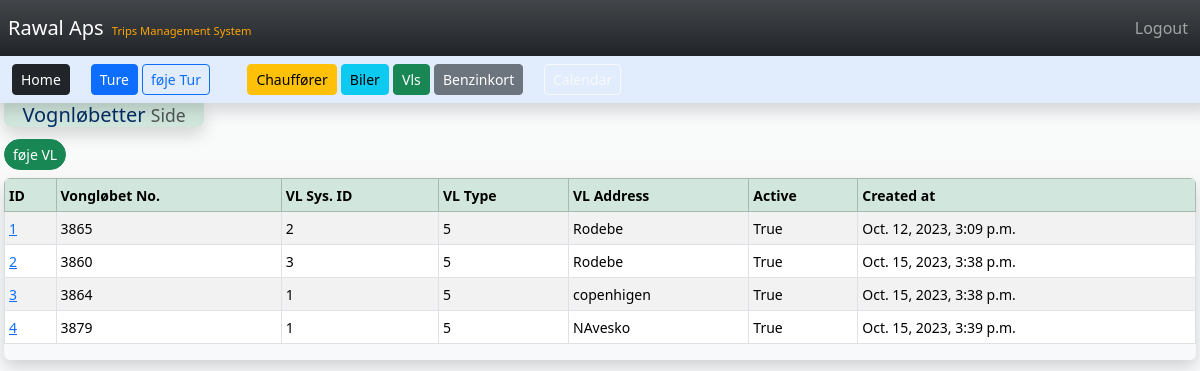
The app's page /vls/ (signed in) with its own data.
### TMS/models.py (models this page shows, shortened)
class VL(models.Model):
	vlnr = models.CharField(max_length=8)
	TYPE_CHOICES = [
		("1", "1"),
		("2", "2"),
		("3", "3"),
		("4", "4"),
		("5", "5"),
		("6", "6"),
		("7", "7"),
		("8", "8"),
		("9", "9"),
		("10", "10"),
	]
	vltype = models.CharField(choices=TYPE_CHOICES,default="5",blank=True,null=True,max_length=8)
	vlid = models.CharField(blank=True,null=True,max_length=8)
	vladdress = models.CharField(blank=True,null=True,max_length=100)
	is_active = models.BooleanField()
	created_at = models.DateTimeField(auto_now_add=True)

### TMS/views.py (the view)
# urls.py: path('vls/', views.vls, name='vls'),
def vls(request):
    if request.user.is_authenticated:
        vls = VL.objects.all()
        return render(request, 'vls.html', {'vls': vls})
    else:
        messages.success(request, "You Must Be Logged In To View That Page...")
        return redirect('home')

### TMS/templates/vls.html
{% extends 'base.html' %}
{% block content %}
  {% if user.is_authenticated %}
  <div class="">
    <h5 class="col-2 ms-1 text-primary-emphasis bg-success-subtle border-primary-subtle rounded-bottom-3 text-center  shadow" style="background-color: #c2f79e">
      Vognløbetter
    <small class="text-body-secondary">Side</small>
    </h5>
    <div>
      <button class="m-1 btn btn-sm btn-success rounded-pill" type="button">
          <a class="nav-link" href="{% url 'add_vl' %}">føje VL</a>
      </button>
    </div>
    <div class="table-responsive m-1 rounded shadow">
    <table class="table table-responsive table-sm table-striped table-hover table-bordered">
        <thead class="table-success">
            <tr>
            <th ><small>ID</small></th>
            <th ><small>Vongløbet No.</small></th>
            <th ><small>VL Sys. ID</small></th>
            <th ><small>VL Type</small></th>
            <th ><small>VL Address</small></th>
            <th ><small>Active</small></th>
            <th ><small>Created at</small></th>
            </tr>
        </thead>
        <tbody>
            {% if vls %}
                {% for vl in vls %}
                    <tr>
                        <td><small><a href="{% url 'vl' vl.id %}">{{ vl.id }}</a></small></td>
                        <td><small>{{ vl.vlnr }}</small></td>
                        <td><small>{{ vl.vlid }}</small></td>
                        <td><small>{{ vl.vltype }}</small></td>
                        <td><small>{{ vl.vladdress }}</small></td>
                        <td><small>{{ vl.is_active }}</small></td>
                        <td><small>{{ vl.created_at }}</small></td>
                    </tr>
                {% endfor %}
            {% endif %}
        </tbody>
    </table>
  </div>
  {% endif %}
{% endblock %}

### records on screen
VL: id "1", vlnr "3865", vlid "2", vltype "5", vladdress "Rodebe", is_active "True", created_at "Oct. 12, 2023, 3:09 p.m."
VL: id "2", vlnr "3860", vlid "3", vltype "5", vladdress "Rodebe", is_active "True", created_at "Oct. 15, 2023, 3:38 p.m."
VL: id "3", vlnr "3864", vlid "1", vltype "5", vladdress "copenhigen", is_active "True", created_at "Oct. 15, 2023, 3:38 p.m."
VL: id "4", vlnr "3879", vlid "1", vltype "5", vladdress "NAvesko", is_active "True", created_at "Oct. 15, 2023, 3:39 p.m."
